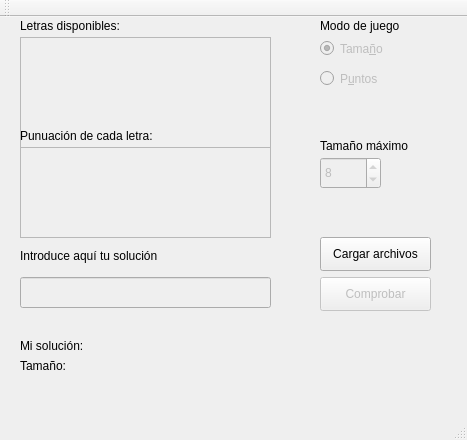
<?xml version="1.0" encoding="UTF-8"?>
<ui version="4.0">
 <class>MainWindow</class>
 <widget class="QMainWindow" name="MainWindow">
  <property name="geometry">
   <rect>
    <x>0</x>
    <y>0</y>
    <width>467</width>
    <height>440</height>
   </rect>
  </property>
  <property name="sizePolicy">
   <sizepolicy hsizetype="Fixed" vsizetype="Fixed">
    <horstretch>0</horstretch>
    <verstretch>0</verstretch>
   </sizepolicy>
  </property>
  <property name="minimumSize">
   <size>
    <width>467</width>
    <height>440</height>
   </size>
  </property>
  <property name="maximumSize">
   <size>
    <width>467</width>
    <height>440</height>
   </size>
  </property>
  <property name="sizeIncrement">
   <size>
    <width>0</width>
    <height>0</height>
   </size>
  </property>
  <property name="windowTitle">
   <string>Interfaz Letras</string>
  </property>
  <widget class="QWidget" name="centralWidget">
   <property name="enabled">
    <bool>true</bool>
   </property>
   <property name="sizePolicy">
    <sizepolicy hsizetype="Fixed" vsizetype="Fixed">
     <horstretch>0</horstretch>
     <verstretch>0</verstretch>
    </sizepolicy>
   </property>
   <widget class="QLabel" name="Mensajes">
    <property name="geometry">
     <rect>
      <x>20</x>
      <y>360</y>
      <width>421</width>
      <height>18</height>
     </rect>
    </property>
    <property name="text">
     <string/>
    </property>
   </widget>
   <widget class="QLabel" name="mi_sol">
    <property name="geometry">
     <rect>
      <x>20</x>
      <y>320</y>
      <width>411</width>
      <height>18</height>
     </rect>
    </property>
    <property name="text">
     <string>Mi solución:</string>
    </property>
   </widget>
   <widget class="QPushButton" name="comp">
    <property name="enabled">
     <bool>false</bool>
    </property>
    <property name="geometry">
     <rect>
      <x>320</x>
      <y>260</y>
      <width>111</width>
      <height>34</height>
     </rect>
    </property>
    <property name="text">
     <string>Comprobar</string>
    </property>
   </widget>
   <widget class="QRadioButton" name="m_tam">
    <property name="enabled">
     <bool>false</bool>
    </property>
    <property name="geometry">
     <rect>
      <x>320</x>
      <y>20</y>
      <width>84</width>
      <height>23</height>
     </rect>
    </property>
    <property name="text">
     <string>Tama&amp;ño</string>
    </property>
    <property name="checked">
     <bool>true</bool>
    </property>
   </widget>
   <widget class="QRadioButton" name="m_punt">
    <property name="enabled">
     <bool>false</bool>
    </property>
    <property name="geometry">
     <rect>
      <x>320</x>
      <y>50</y>
      <width>78</width>
      <height>23</height>
     </rect>
    </property>
    <property name="text">
     <string>P&amp;untos</string>
    </property>
   </widget>
   <widget class="QSpinBox" name="tam">
    <property name="enabled">
     <bool>false</bool>
    </property>
    <property name="geometry">
     <rect>
      <x>320</x>
      <y>140</y>
      <width>61</width>
      <height>32</height>
     </rect>
    </property>
    <property name="minimum">
     <number>1</number>
    </property>
    <property name="maximum">
     <number>200</number>
    </property>
    <property name="value">
     <number>8</number>
    </property>
   </widget>
   <widget class="QLineEdit" name="lineEdit">
    <property name="enabled">
     <bool>false</bool>
    </property>
    <property name="geometry">
     <rect>
      <x>20</x>
      <y>260</y>
      <width>251</width>
      <height>31</height>
     </rect>
    </property>
   </widget>
   <widget class="QLabel" name="mensaje_info">
    <property name="geometry">
     <rect>
      <x>20</x>
      <y>300</y>
      <width>421</width>
      <height>18</height>
     </rect>
    </property>
    <property name="text">
     <string/>
    </property>
   </widget>
   <widget class="QLabel" name="label">
    <property name="geometry">
     <rect>
      <x>320</x>
      <y>120</y>
      <width>121</width>
      <height>18</height>
     </rect>
    </property>
    <property name="text">
     <string>Tamaño máximo</string>
    </property>
   </widget>
   <widget class="QLabel" name="label_2">
    <property name="geometry">
     <rect>
      <x>320</x>
      <y>0</y>
      <width>111</width>
      <height>18</height>
     </rect>
    </property>
    <property name="text">
     <string>Modo de juego</string>
    </property>
   </widget>
   <widget class="QLabel" name="label_3">
    <property name="geometry">
     <rect>
      <x>20</x>
      <y>0</y>
      <width>241</width>
      <height>18</height>
     </rect>
    </property>
    <property name="text">
     <string>Letras disponibles:</string>
    </property>
   </widget>
   <widget class="QTextBrowser" name="lista_disp">
    <property name="enabled">
     <bool>false</bool>
    </property>
    <property name="geometry">
     <rect>
      <x>20</x>
      <y>20</y>
      <width>251</width>
      <height>201</height>
     </rect>
    </property>
    <property name="acceptRichText">
     <bool>false</bool>
    </property>
    <property name="openLinks">
     <bool>false</bool>
    </property>
   </widget>
   <widget class="QLabel" name="label_4">
    <property name="geometry">
     <rect>
      <x>20</x>
      <y>230</y>
      <width>241</width>
      <height>18</height>
     </rect>
    </property>
    <property name="text">
     <string>Introduce aquí tu solución</string>
    </property>
   </widget>
   <widget class="QTextBrowser" name="lista_punt">
    <property name="enabled">
     <bool>false</bool>
    </property>
    <property name="geometry">
     <rect>
      <x>20</x>
      <y>130</y>
      <width>251</width>
      <height>91</height>
     </rect>
    </property>
    <property name="acceptRichText">
     <bool>false</bool>
    </property>
    <property name="openLinks">
     <bool>false</bool>
    </property>
   </widget>
   <widget class="QLabel" name="l_punt">
    <property name="geometry">
     <rect>
      <x>20</x>
      <y>110</y>
      <width>171</width>
      <height>18</height>
     </rect>
    </property>
    <property name="text">
     <string>Punuación de cada letra:</string>
    </property>
   </widget>
   <widget class="QPushButton" name="cargar">
    <property name="geometry">
     <rect>
      <x>320</x>
      <y>220</y>
      <width>111</width>
      <height>34</height>
     </rect>
    </property>
    <property name="text">
     <string>Cargar archivos</string>
    </property>
   </widget>
   <widget class="QLabel" name="tam_mi_sol">
    <property name="geometry">
     <rect>
      <x>20</x>
      <y>340</y>
      <width>131</width>
      <height>18</height>
     </rect>
    </property>
    <property name="text">
     <string>Tamaño:</string>
    </property>
   </widget>
  </widget>
  <widget class="QMenuBar" name="menuBar">
   <property name="enabled">
    <bool>false</bool>
   </property>
   <property name="geometry">
    <rect>
     <x>0</x>
     <y>0</y>
     <width>467</width>
     <height>30</height>
    </rect>
   </property>
  </widget>
  <widget class="QToolBar" name="mainToolBar">
   <property name="enabled">
    <bool>false</bool>
   </property>
   <attribute name="toolBarArea">
    <enum>TopToolBarArea</enum>
   </attribute>
   <attribute name="toolBarBreak">
    <bool>false</bool>
   </attribute>
  </widget>
  <widget class="QStatusBar" name="statusBar">
   <property name="enabled">
    <bool>false</bool>
   </property>
  </widget>
 </widget>
 <layoutdefault spacing="6" margin="11"/>
 <resources/>
 <connections/>
</ui>
